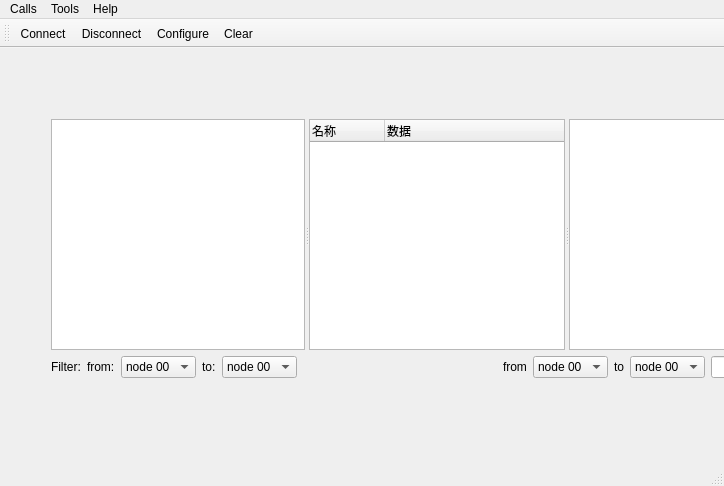
<?xml version="1.0" encoding="UTF-8"?>
<ui version="4.0">
 <class>MainWindow</class>
 <widget class="QMainWindow" name="MainWindow">
  <property name="geometry">
   <rect>
    <x>0</x>
    <y>0</y>
    <width>724</width>
    <height>486</height>
   </rect>
  </property>
  <property name="windowTitle">
   <string>Simple Terminal</string>
  </property>
  <widget class="QWidget" name="centralWidget">
   <property name="enabled">
    <bool>true</bool>
   </property>
   <widget class="QWidget" name="gridLayoutWidget">
    <property name="geometry">
     <rect>
      <x>40</x>
      <y>60</y>
      <width>796</width>
      <height>281</height>
     </rect>
    </property>
    <layout class="QGridLayout" name="gridLayout">
     <item row="0" column="0" colspan="3">
      <widget class="QSplitter" name="splitter">
       <property name="orientation">
        <enum>Qt::Horizontal</enum>
       </property>
       <widget class="Console" name="console">
        <property name="enabled">
         <bool>true</bool>
        </property>
        <property name="sizePolicy">
         <sizepolicy hsizetype="Expanding" vsizetype="Expanding">
          <horstretch>255</horstretch>
          <verstretch>0</verstretch>
         </sizepolicy>
        </property>
        <property name="minimumSize">
         <size>
          <width>100</width>
          <height>0</height>
         </size>
        </property>
        <property name="maximumSize">
         <size>
          <width>350</width>
          <height>16777215</height>
         </size>
        </property>
       </widget>
       <widget class="MsgTree" name="treeWidget">
        <property name="sizePolicy">
         <sizepolicy hsizetype="Expanding" vsizetype="Expanding">
          <horstretch>0</horstretch>
          <verstretch>0</verstretch>
         </sizepolicy>
        </property>
        <property name="minimumSize">
         <size>
          <width>100</width>
          <height>0</height>
         </size>
        </property>
        <property name="maximumSize">
         <size>
          <width>1000</width>
          <height>16777215</height>
         </size>
        </property>
        <property name="baseSize">
         <size>
          <width>350</width>
          <height>0</height>
         </size>
        </property>
        <attribute name="headerVisible">
         <bool>true</bool>
        </attribute>
        <attribute name="headerCascadingSectionResizes">
         <bool>true</bool>
        </attribute>
        <attribute name="headerDefaultSectionSize">
         <number>75</number>
        </attribute>
        <column>
         <property name="text">
          <string notr="true">名称</string>
         </property>
        </column>
        <column>
         <property name="text">
          <string>数据</string>
         </property>
         <property name="font">
          <font>
           <family>Consolas</family>
          </font>
         </property>
        </column>
       </widget>
       <widget class="QGraphicsView" name="graphicsView">
        <property name="minimumSize">
         <size>
          <width>100</width>
          <height>0</height>
         </size>
        </property>
       </widget>
      </widget>
     </item>
     <item row="1" column="1" colspan="2">
      <layout class="QHBoxLayout" name="horizontalLayout_4">
       <item>
        <widget class="QLabel" name="label">
         <property name="sizePolicy">
          <sizepolicy hsizetype="Fixed" vsizetype="Preferred">
           <horstretch>0</horstretch>
           <verstretch>0</verstretch>
          </sizepolicy>
         </property>
         <property name="text">
          <string>from</string>
         </property>
        </widget>
       </item>
       <item>
        <widget class="QComboBox" name="fromNodeComboBox">
         <property name="sizePolicy">
          <sizepolicy hsizetype="Fixed" vsizetype="Fixed">
           <horstretch>0</horstretch>
           <verstretch>0</verstretch>
          </sizepolicy>
         </property>
         <item>
          <property name="text">
           <string>node 00</string>
          </property>
         </item>
         <item>
          <property name="text">
           <string>node 01</string>
          </property>
         </item>
         <item>
          <property name="text">
           <string>node 02</string>
          </property>
         </item>
         <item>
          <property name="text">
           <string>node 03</string>
          </property>
         </item>
         <item>
          <property name="text">
           <string>node 04</string>
          </property>
         </item>
         <item>
          <property name="text">
           <string>node 05</string>
          </property>
         </item>
        </widget>
       </item>
       <item>
        <widget class="QLabel" name="label_2">
         <property name="sizePolicy">
          <sizepolicy hsizetype="Fixed" vsizetype="Preferred">
           <horstretch>0</horstretch>
           <verstretch>0</verstretch>
          </sizepolicy>
         </property>
         <property name="text">
          <string>to</string>
         </property>
        </widget>
       </item>
       <item>
        <widget class="QComboBox" name="toNodeComboBox">
         <property name="sizePolicy">
          <sizepolicy hsizetype="Fixed" vsizetype="Fixed">
           <horstretch>0</horstretch>
           <verstretch>0</verstretch>
          </sizepolicy>
         </property>
         <item>
          <property name="text">
           <string>node 00</string>
          </property>
         </item>
         <item>
          <property name="text">
           <string>node 01</string>
          </property>
         </item>
         <item>
          <property name="text">
           <string>node 02</string>
          </property>
         </item>
         <item>
          <property name="text">
           <string>node 03</string>
          </property>
         </item>
         <item>
          <property name="text">
           <string>node 04</string>
          </property>
         </item>
         <item>
          <property name="text">
           <string>node 05</string>
          </property>
         </item>
        </widget>
       </item>
       <item>
        <widget class="QLineEdit" name="sendDataLineEdit">
         <property name="sizePolicy">
          <sizepolicy hsizetype="Preferred" vsizetype="Fixed">
           <horstretch>0</horstretch>
           <verstretch>0</verstretch>
          </sizepolicy>
         </property>
        </widget>
       </item>
       <item>
        <widget class="QPushButton" name="sendButton">
         <property name="sizePolicy">
          <sizepolicy hsizetype="Fixed" vsizetype="Fixed">
           <horstretch>0</horstretch>
           <verstretch>0</verstretch>
          </sizepolicy>
         </property>
         <property name="text">
          <string>Send</string>
         </property>
        </widget>
       </item>
      </layout>
     </item>
     <item row="1" column="0">
      <layout class="QHBoxLayout" name="horizontalLayout">
       <item>
        <widget class="QLabel" name="label_5">
         <property name="sizePolicy">
          <sizepolicy hsizetype="Fixed" vsizetype="Preferred">
           <horstretch>0</horstretch>
           <verstretch>0</verstretch>
          </sizepolicy>
         </property>
         <property name="text">
          <string>Filter:</string>
         </property>
        </widget>
       </item>
       <item>
        <widget class="QLabel" name="label_3">
         <property name="sizePolicy">
          <sizepolicy hsizetype="Fixed" vsizetype="Preferred">
           <horstretch>0</horstretch>
           <verstretch>0</verstretch>
          </sizepolicy>
         </property>
         <property name="text">
          <string>from:</string>
         </property>
        </widget>
       </item>
       <item>
        <widget class="QComboBox" name="currentComboBox">
         <item>
          <property name="text">
           <string>node 00</string>
          </property>
         </item>
         <item>
          <property name="text">
           <string>ndoe 01</string>
          </property>
         </item>
         <item>
          <property name="text">
           <string>node 02</string>
          </property>
         </item>
         <item>
          <property name="text">
           <string>node 03</string>
          </property>
         </item>
         <item>
          <property name="text">
           <string>node 04</string>
          </property>
         </item>
         <item>
          <property name="text">
           <string>node 05</string>
          </property>
         </item>
         <item>
          <property name="text">
           <string>node All</string>
          </property>
         </item>
        </widget>
       </item>
       <item>
        <widget class="QLabel" name="label_4">
         <property name="sizePolicy">
          <sizepolicy hsizetype="Fixed" vsizetype="Preferred">
           <horstretch>0</horstretch>
           <verstretch>0</verstretch>
          </sizepolicy>
         </property>
         <property name="text">
          <string>to:</string>
         </property>
        </widget>
       </item>
       <item>
        <widget class="QComboBox" name="comboBox">
         <property name="sizePolicy">
          <sizepolicy hsizetype="Preferred" vsizetype="Fixed">
           <horstretch>0</horstretch>
           <verstretch>0</verstretch>
          </sizepolicy>
         </property>
         <item>
          <property name="text">
           <string>node 00</string>
          </property>
         </item>
         <item>
          <property name="text">
           <string>node 01</string>
          </property>
         </item>
         <item>
          <property name="text">
           <string>node 02</string>
          </property>
         </item>
         <item>
          <property name="text">
           <string>node 03</string>
          </property>
         </item>
         <item>
          <property name="text">
           <string>node 04</string>
          </property>
         </item>
         <item>
          <property name="text">
           <string>node 05</string>
          </property>
         </item>
         <item>
          <property name="text">
           <string>node All</string>
          </property>
         </item>
        </widget>
       </item>
       <item>
        <spacer name="horizontalSpacer">
         <property name="orientation">
          <enum>Qt::Horizontal</enum>
         </property>
         <property name="sizeType">
          <enum>QSizePolicy::Fixed</enum>
         </property>
         <property name="sizeHint" stdset="0">
          <size>
           <width>200</width>
           <height>20</height>
          </size>
         </property>
        </spacer>
       </item>
      </layout>
     </item>
    </layout>
   </widget>
  </widget>
  <widget class="QMenuBar" name="menuBar">
   <property name="geometry">
    <rect>
     <x>0</x>
     <y>0</y>
     <width>724</width>
     <height>23</height>
    </rect>
   </property>
   <widget class="QMenu" name="menuCalls">
    <property name="title">
     <string>Calls</string>
    </property>
    <addaction name="actionConnect"/>
    <addaction name="actionDisconnect"/>
    <addaction name="separator"/>
    <addaction name="actionQuit"/>
   </widget>
   <widget class="QMenu" name="menuTools">
    <property name="title">
     <string>Tools</string>
    </property>
    <addaction name="actionConfigure"/>
    <addaction name="actionClear"/>
   </widget>
   <widget class="QMenu" name="menuHelp">
    <property name="title">
     <string>Help</string>
    </property>
    <addaction name="actionAbout"/>
    <addaction name="actionAboutQt"/>
   </widget>
   <addaction name="menuCalls"/>
   <addaction name="menuTools"/>
   <addaction name="menuHelp"/>
  </widget>
  <widget class="QToolBar" name="mainToolBar">
   <attribute name="toolBarArea">
    <enum>TopToolBarArea</enum>
   </attribute>
   <attribute name="toolBarBreak">
    <bool>false</bool>
   </attribute>
   <addaction name="actionConnect"/>
   <addaction name="actionDisconnect"/>
   <addaction name="actionConfigure"/>
   <addaction name="actionClear"/>
  </widget>
  <widget class="QStatusBar" name="statusBar"/>
  <action name="actionAbout">
   <property name="text">
    <string>&amp;About</string>
   </property>
   <property name="toolTip">
    <string>About program</string>
   </property>
   <property name="shortcut">
    <string>Alt+A</string>
   </property>
  </action>
  <action name="actionAboutQt">
   <property name="text">
    <string>About Qt</string>
   </property>
  </action>
  <action name="actionConnect">
   <property name="icon">
    <iconset resource="terminal.qrc">
     <normaloff>:/images/connect.png</normaloff>:/images/connect.png</iconset>
   </property>
   <property name="text">
    <string>C&amp;onnect</string>
   </property>
   <property name="toolTip">
    <string>Connect to serial port</string>
   </property>
   <property name="shortcut">
    <string>Ctrl+O</string>
   </property>
  </action>
  <action name="actionDisconnect">
   <property name="icon">
    <iconset resource="terminal.qrc">
     <normaloff>:/images/disconnect.png</normaloff>:/images/disconnect.png</iconset>
   </property>
   <property name="text">
    <string>&amp;Disconnect</string>
   </property>
   <property name="toolTip">
    <string>Disconnect from serial port</string>
   </property>
   <property name="shortcut">
    <string>Ctrl+D</string>
   </property>
  </action>
  <action name="actionConfigure">
   <property name="icon">
    <iconset resource="terminal.qrc">
     <normaloff>:/images/settings.png</normaloff>:/images/settings.png</iconset>
   </property>
   <property name="text">
    <string>&amp;Configure</string>
   </property>
   <property name="toolTip">
    <string>Configure serial port</string>
   </property>
   <property name="shortcut">
    <string>Alt+C</string>
   </property>
  </action>
  <action name="actionClear">
   <property name="icon">
    <iconset resource="terminal.qrc">
     <normaloff>:/images/clear.png</normaloff>:/images/clear.png</iconset>
   </property>
   <property name="text">
    <string>C&amp;lear</string>
   </property>
   <property name="toolTip">
    <string>Clear data</string>
   </property>
   <property name="shortcut">
    <string>Alt+L</string>
   </property>
  </action>
  <action name="actionQuit">
   <property name="icon">
    <iconset resource="terminal.qrc">
     <normaloff>:/images/application-exit.png</normaloff>:/images/application-exit.png</iconset>
   </property>
   <property name="text">
    <string>&amp;Quit</string>
   </property>
   <property name="shortcut">
    <string>Ctrl+Q</string>
   </property>
  </action>
 </widget>
 <layoutdefault spacing="6" margin="11"/>
 <customwidgets>
  <customwidget>
   <class>Console</class>
   <extends>QPlainTextEdit</extends>
   <header location="global">console.h</header>
  </customwidget>
  <customwidget>
   <class>MsgTree</class>
   <extends>QTreeWidget</extends>
   <header location="global">msgtree.h</header>
  </customwidget>
 </customwidgets>
 <resources>
  <include location="terminal.qrc"/>
 </resources>
 <connections/>
</ui>
